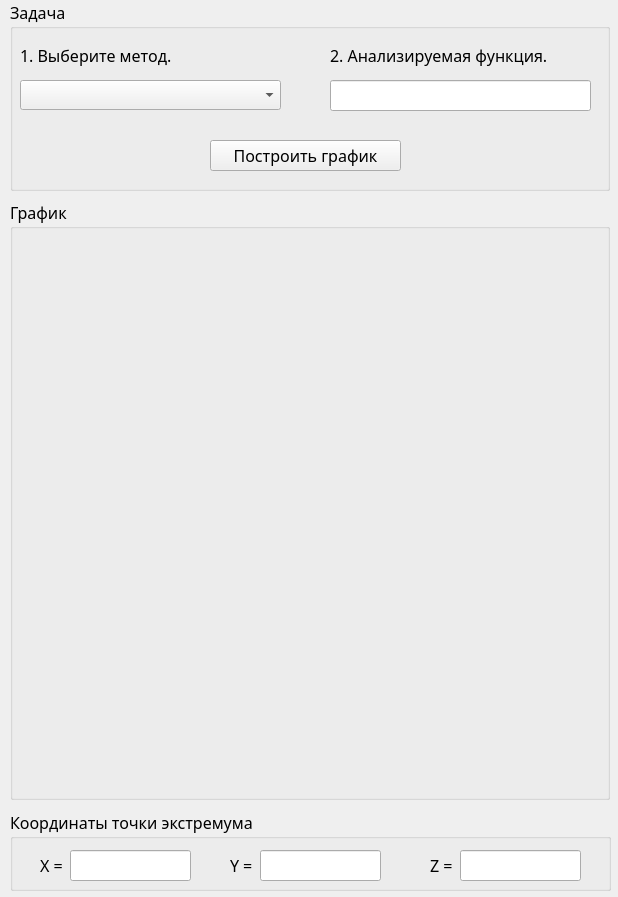
<?xml version="1.0" encoding="UTF-8"?>
<ui version="4.0">
 <class>MainWindow</class>
 <widget class="QMainWindow" name="MainWindow">
  <property name="geometry">
   <rect>
    <x>0</x>
    <y>0</y>
    <width>618</width>
    <height>897</height>
   </rect>
  </property>
  <property name="font">
   <font>
    <family>Calibri Light</family>
    <pointsize>12</pointsize>
   </font>
  </property>
  <property name="windowTitle">
   <string>Методы поисковой оптимизации</string>
  </property>
  <widget class="QWidget" name="centralwidget">
   <widget class="QGroupBox" name="groupBox">
    <property name="geometry">
     <rect>
      <x>10</x>
      <y>200</y>
      <width>600</width>
      <height>600</height>
     </rect>
    </property>
    <property name="title">
     <string>График</string>
    </property>
   </widget>
   <widget class="QGroupBox" name="groupBox_2">
    <property name="geometry">
     <rect>
      <x>10</x>
      <y>0</y>
      <width>600</width>
      <height>191</height>
     </rect>
    </property>
    <property name="title">
     <string>Задача</string>
    </property>
    <widget class="QComboBox" name="comboBox">
     <property name="geometry">
      <rect>
       <x>10</x>
       <y>80</y>
       <width>261</width>
       <height>30</height>
      </rect>
     </property>
     <property name="acceptDrops">
      <bool>false</bool>
     </property>
     <property name="autoFillBackground">
      <bool>false</bool>
     </property>
     <property name="editable">
      <bool>false</bool>
     </property>
     <property name="currentText">
      <string/>
     </property>
     <property name="currentIndex">
      <number>-1</number>
     </property>
     <property name="sizeAdjustPolicy">
      <enum>QComboBox::AdjustToContentsOnFirstShow</enum>
     </property>
     <property name="frame">
      <bool>true</bool>
     </property>
     <item>
      <property name="text">
       <string>Метод градиентного спуска с постоянным шагом</string>
      </property>
     </item>
     <item>
      <property name="text">
       <string>Симплекс-метод</string>
      </property>
     </item>
     <item>
      <property name="text">
       <string>Генетический алгоритм</string>
      </property>
     </item>
     <item>
      <property name="text">
       <string>Алгоритм роя частиц</string>
      </property>
     </item>
    </widget>
    <widget class="QLabel" name="label">
     <property name="geometry">
      <rect>
       <x>10</x>
       <y>40</y>
       <width>251</width>
       <height>31</height>
      </rect>
     </property>
     <property name="text">
      <string>1. Выберите метод.</string>
     </property>
    </widget>
    <widget class="QLabel" name="label_2">
     <property name="geometry">
      <rect>
       <x>320</x>
       <y>40</y>
       <width>241</width>
       <height>31</height>
      </rect>
     </property>
     <property name="text">
      <string>2. Анализируемая функция.</string>
     </property>
    </widget>
    <widget class="QLineEdit" name="lineEdit">
     <property name="geometry">
      <rect>
       <x>320</x>
       <y>80</y>
       <width>261</width>
       <height>31</height>
      </rect>
     </property>
     <property name="readOnly">
      <bool>true</bool>
     </property>
    </widget>
    <widget class="QPushButton" name="pushButton">
     <property name="geometry">
      <rect>
       <x>200</x>
       <y>140</y>
       <width>191</width>
       <height>31</height>
      </rect>
     </property>
     <property name="text">
      <string>Построить график</string>
     </property>
    </widget>
   </widget>
   <widget class="QGroupBox" name="groupBox_3">
    <property name="geometry">
     <rect>
      <x>10</x>
      <y>810</y>
      <width>601</width>
      <height>81</height>
     </rect>
    </property>
    <property name="title">
     <string>Координаты точки экстремума</string>
    </property>
    <widget class="QLabel" name="label_3">
     <property name="geometry">
      <rect>
       <x>30</x>
       <y>40</y>
       <width>55</width>
       <height>31</height>
      </rect>
     </property>
     <property name="text">
      <string>X = </string>
     </property>
    </widget>
    <widget class="QLineEdit" name="lineEdit_2">
     <property name="geometry">
      <rect>
       <x>60</x>
       <y>40</y>
       <width>121</width>
       <height>31</height>
      </rect>
     </property>
     <property name="readOnly">
      <bool>true</bool>
     </property>
    </widget>
    <widget class="QLabel" name="label_4">
     <property name="geometry">
      <rect>
       <x>220</x>
       <y>40</y>
       <width>55</width>
       <height>31</height>
      </rect>
     </property>
     <property name="text">
      <string>Y = </string>
     </property>
    </widget>
    <widget class="QLineEdit" name="lineEdit_3">
     <property name="geometry">
      <rect>
       <x>250</x>
       <y>40</y>
       <width>121</width>
       <height>31</height>
      </rect>
     </property>
     <property name="text">
      <string/>
     </property>
     <property name="readOnly">
      <bool>true</bool>
     </property>
    </widget>
    <widget class="QLineEdit" name="lineEdit_4">
     <property name="geometry">
      <rect>
       <x>450</x>
       <y>40</y>
       <width>121</width>
       <height>31</height>
      </rect>
     </property>
     <property name="text">
      <string/>
     </property>
     <property name="readOnly">
      <bool>true</bool>
     </property>
    </widget>
    <widget class="QLabel" name="label_5">
     <property name="geometry">
      <rect>
       <x>420</x>
       <y>40</y>
       <width>55</width>
       <height>31</height>
      </rect>
     </property>
     <property name="text">
      <string>Z = </string>
     </property>
    </widget>
   </widget>
  </widget>
 </widget>
 <resources/>
 <connections/>
</ui>
